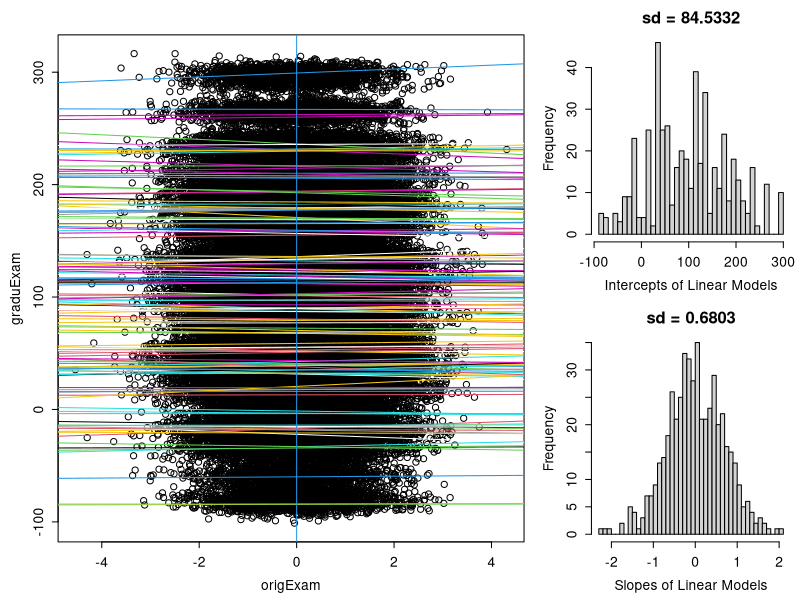
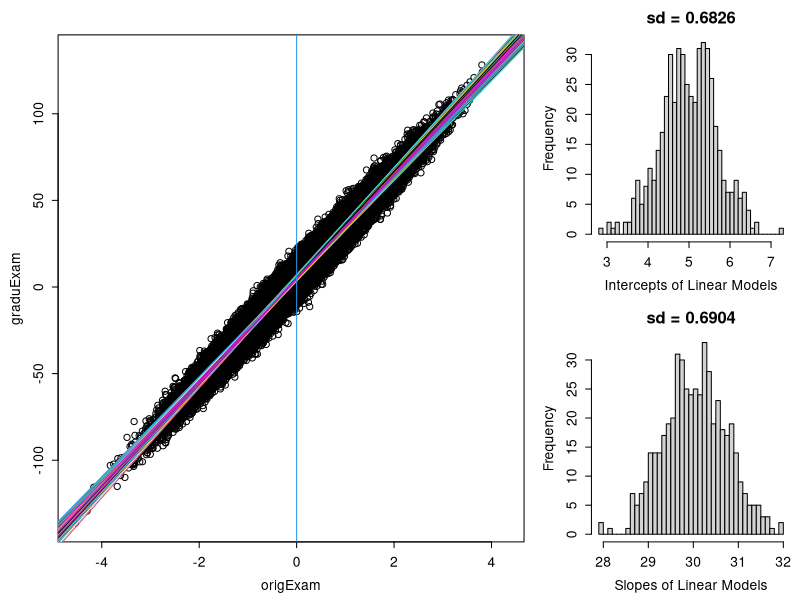
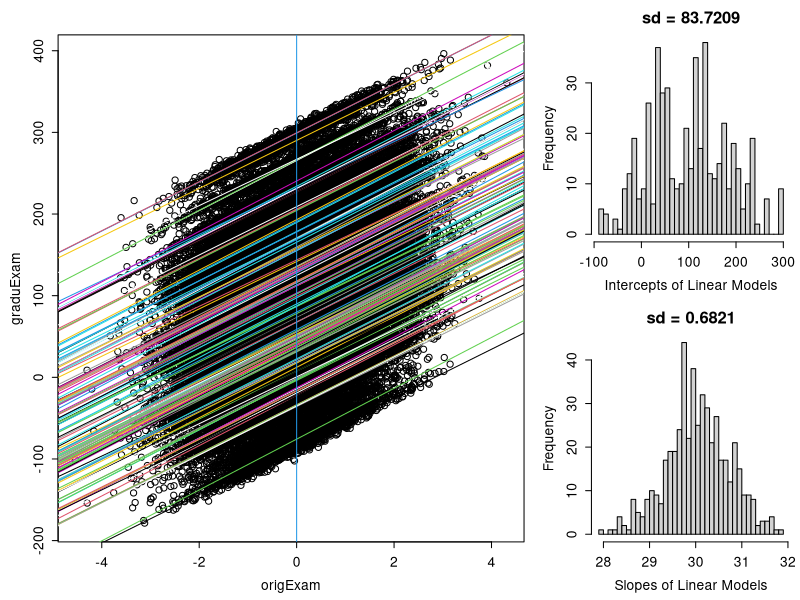
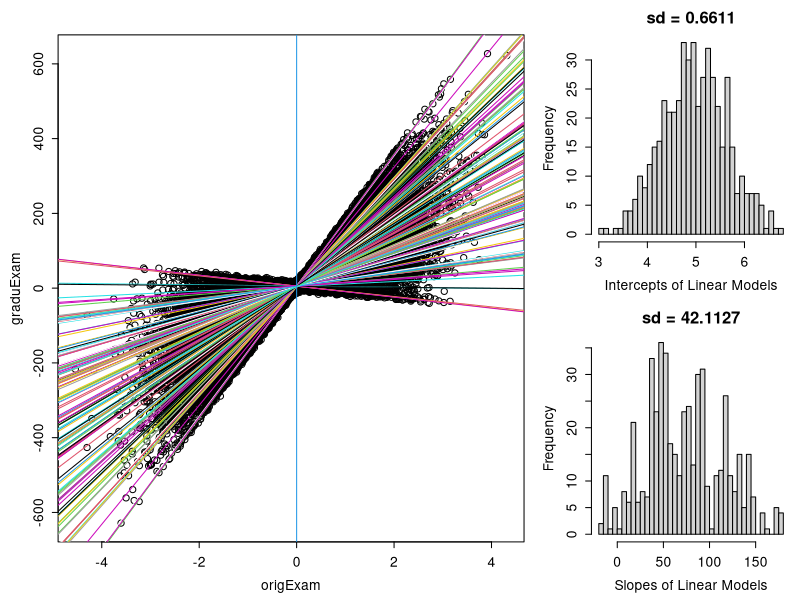
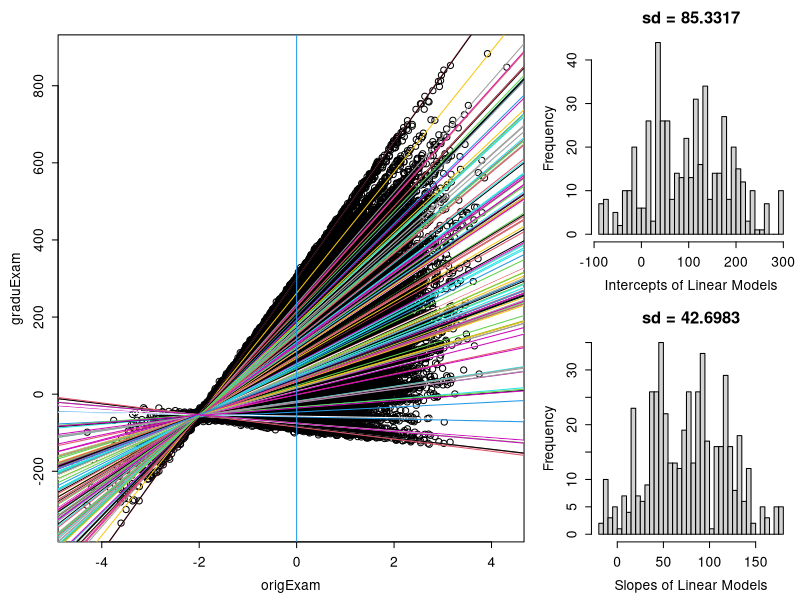

The R source for these figures, in order:
## ---- chunk 1
  require(knitr)
 opts_chunk$set(cache=T)
  require(lme4)
## ---- chunk 2
set.seed(1)
n_student=100000
n_school=1800
n_cities=100
x <- origExam <- rnorm(n=n_student, mean=0)
schools <- sample(x = rnorm(n=n_school, mean =1, sd = 2),
                  size = n_student, replace = T)
sch.fact <- cit.fact <- cities <- factor(schools)
levels(sch.fact) <- 1:n_school 
#
nam.site <- sample(1:n_cities, n_school, replace = T)
levels(cit.fact) <- levels(cities) <- nam.site
levels(cities) <- rnorm(n = n_cities,mean = 10,sd = 8)
cities <- as.numeric(as.character(cities))
#
sigma <- rnorm(n=n_student,mean = 0,sd =5)
#
X0 <- data.frame(origExam, sch.fact, cit.fact, sigma,
                 schools, cities)
## ---- chunk 3
Do.plot.fun <- function(){
 coef.lm <- sapply(sample(levels(sch.fact), size = 500),
         function(i){lm(y[sch.fact==i]~x[sch.fact==i])$coef})
 layout(mat = matrix(data = c(1,1,2,3), nrow = 2),
        heights = c(2,2), widths = c(2,1) )
 par(mar=c(5,5,3,0.8),mex=0.7)
    plot(x,y,xlab='origExam',ylab='graduExam')
 sapply( 1:150, function(i){  
      abline(a=coef.lm[1,i], b=coef.lm[2,i], col=sample(0:8,1))})
      abline(v=0,col=4)
    hist(coef.lm[1,],breaks = 50, xlab='Intercepts of Linear Models',
       main=paste('sd =',round(sd(coef.lm[1,]),4)))
    hist(coef.lm[2,], breaks = 50, xlab='Slopes of Linear Models',
       main=paste('sd =',round(sd(coef.lm[2,]),4)))
       }
## ---- chunk 4
y <- graduExam <- 5 + (10*cities)  + sigma
Do.plot.fun()
## ---- chunk 5
y <- graduExam <- 5 + (10*cities)  + sigma
paste("Mean(Intercept:)", round(5 + mean(10*cities),4))
lm0 <- lm(y~ 1); summary(lm0) 
fm0 <- lmer(y ~ 1 + (1|cit.fact)); summary(fm0)
## ---- chunk 6
y <- graduExam <- 5 + 30*origExam  + sigma
Do.plot.fun()
## ---- chunk 7
y <- graduExam <- 5 + 30*origExam  + sigma
lm1 <- lm(y~x); summary(lm1)
fm1 <- lmer(y ~ 1 + x + (1|cit.fact)); summary(fm1)
## ---- chunk 8
y <- graduExam <- 5 + (10*cities) + 30*origExam + sigma
Do.plot.fun()
## ---- chunk 9
y <- graduExam <- 5 + (10*cities) + 30*origExam + sigma
paste("Mean(Intercepts:)", round(5+mean(10*cities)))
lm2 <- lm(y~x); summary(lm2)
fm2 <- lmer(y ~ 1 +x+ (1|cit.fact)); summary(fm2)
## ---- chunk 10
y <- graduExam <- 5 + (30+5*cities)*origExam + sigma
Do.plot.fun()
## ---- chunk 11
y <- graduExam <- 5 + (30+5*cities)*origExam + sigma
paste("Mean(Slopes):", round(30+mean(5*cities),4))
lm3 <- lm(y~x); summary(lm3)
fm3 <- lmer(y ~ 1 + x + (0+x|cit.fact)); summary(fm3)
## ---- chunk 12
y <- graduExam <- (5 + 10*cities) + (30+5*cities)*origExam + sigma
Do.plot.fun()
## ---- chunk 13
y <- graduExam <- (5 + 10*cities) + (30+5*cities)*origExam + sigma
paste("Mean(Intercepts):", round(5+mean(10*cities),4))
paste("Mean(Slopes):", round(30+mean(5*cities),4))
lm4 <- lm(y~x); summary(lm4)
fm4 <- lmer(y ~ 1 + x + (1+x|cit.fact)); summary(fm4)
## ---- chunk 14
x1 <- origExam; x2 <- schools
y <- graduExam <- 5 + 30*x1 + 0.001*x2 + sigma
lm1 <- lm(y~x1+x2); summary(lm1)
fm0 <- lmer(y ~ 1 + x1 + (1|cit.fact),REML = F);
fm1 <- lmer(y ~ 1 + x1 + x2 + (1|cit.fact),REML = F); 
anova(fm0, fm1)
summary(fm1)
## ---- chunk 15
x1 <- origExam; x2 <- schools
y <- graduExam <- 5 + (10*cities)+ 30*x1 + 0.001*x2 + sigma
paste("Mean(Intercepts:)", round(5+mean(10*cities), 4))
lm2 <- lm(y~x1+x2); summary(lm2)
fm0 <- lmer(y ~ 1 + x1 + (1|cit.fact),REML = F)
fm1 <- lmer(y ~ 1 +x1+x2+ (1|cit.fact),REML = F)
anova(fm0, fm1)
summary(fm1)
## ---- chunk 16
x1 <- origExam; x2 <- schools
y <- graduExam <- 5 + (30+5*cities)*x1 + 13*x2 + sigma
paste("Mean(Slopes):", round(30+mean(5*cities),4))
lm3 <- lm(y~ 1 + x1 + x2); summary(lm3)
fm3 <- lmer(y ~ 1 + x1 + x2 + (0+x1|cit.fact)); summary(fm3)
## ---- chunk 17
x1 <- origExam; x2 <- schools
y <- graduExam <- (5 + 10*cities) + 3*x2+ (30+5*cities)*x1 + sigma
paste("Mean(Intercepts):", round(5+mean(10*cities),4))
paste("Mean(Slopes):", round(30+mean(5*cities),4))
lm4 <- lm(y~1+x1+x2); summary(lm4)
fm4 <- lmer(y ~ 1 + x1 + x2 + (1+x1|cit.fact)); summary(fm4)
